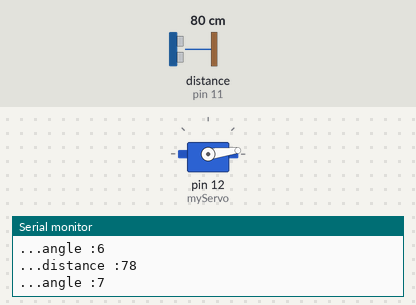
This sketch was run on a simulated Arduino Uno, built with avr-gcc and run on an emulated ATmega328P. Parts: servo, the last lines printed to the serial monitor. Wiring (inferred from the names in the program): ultrasonic range finder: trigger pin 10; echo pin 11. Inputs (shaded band) come from the test bench; at power-on: distance to the obstacle (sensor on pin 11) 80 cm. The echo pulse lasts 58.3 µs per cm.

Above: at 1.2 s.
1.3 s: distance to the obstacle (sensor on pin 11) set to 299 cm
At 3.35 s:
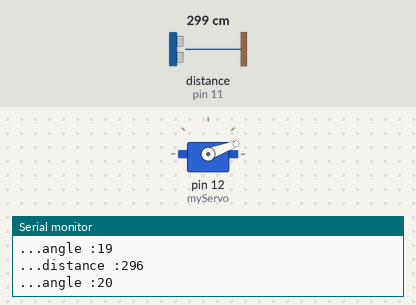
4.3 s: distance to the obstacle (sensor on pin 11) set to 120 cm
At 6.57 s:
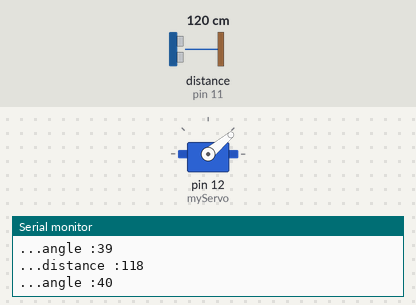
Timing chart, 0 to 23.9 s (numbered marks = the images above; inputs shaded):
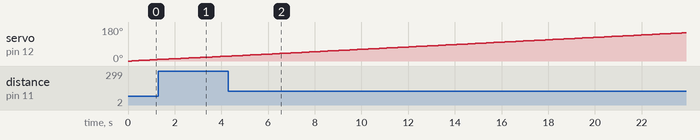

The sketch:

radar2.ino
```cpp
// Includes the Servo library
#include <Servo.h>.
// Defines Tirg and Echo pins of the Ultrasonic Sensor
const int trigPin = 10;
const int echoPin = 11;
// Variables for the duration and the distance
long duration;
int distance;
Servo myServo; // Creates a servo object for controlling the servo motor
void setup() {
  pinMode(trigPin, OUTPUT); // Sets the trigPin as an Output
  pinMode(echoPin, INPUT); // Sets the echoPin as an Input
  Serial.begin(9600);
  myServo.attach(12); // Defines on which pin is the servo motor attached
}
void loop() {
  // rotates the servo motor from 0 to 180 degrees
  for(int i=0;i<=180;i++){
  myServo.write(i);
  delay(150);
  distance = calculateDistance();// Calls a function for calculating the distance measured by the Ultrasonic sensor for each degree

  Serial.print("angle :");
  Serial.println(i); // Sends the  degree into the Serial Port
  Serial.print("..."); //  addition character
  Serial.print("distance :"); // Sends the distance value into the Serial Port
  Serial.println(distance);
  Serial.print("..."); //  addition character
  }
  // Repeats the previous lines from 180 to 0 degrees
  for(int i=180;i>0;i--){
  myServo.write(i);
  delay(150);
  distance = calculateDistance();

  Serial.print("angle :");
  Serial.println(i); // Sends the current degree into the Serial Port
  Serial.print("..."); // addition character
  Serial.print("distance :"); // Sends the distance value into the Serial Port
  Serial.println(distance);
  Serial.print("..."); // addition character
  }
}
// Function for calculating the distance measured by the Ultrasonic sensor
int calculateDistance(){

  digitalWrite(trigPin, LOW);
  delayMicroseconds(2);
  // Sets the trigPin on HIGH state for 10 micro seconds
  digitalWrite(trigPin, HIGH);
  delayMicroseconds(10);
  digitalWrite(trigPin, LOW);
  duration = pulseIn(echoPin, HIGH); // Reads the echoPin, returns the sound wave travel time in microseconds
  distance= duration*0.034/2;
  return distance;
}
```
